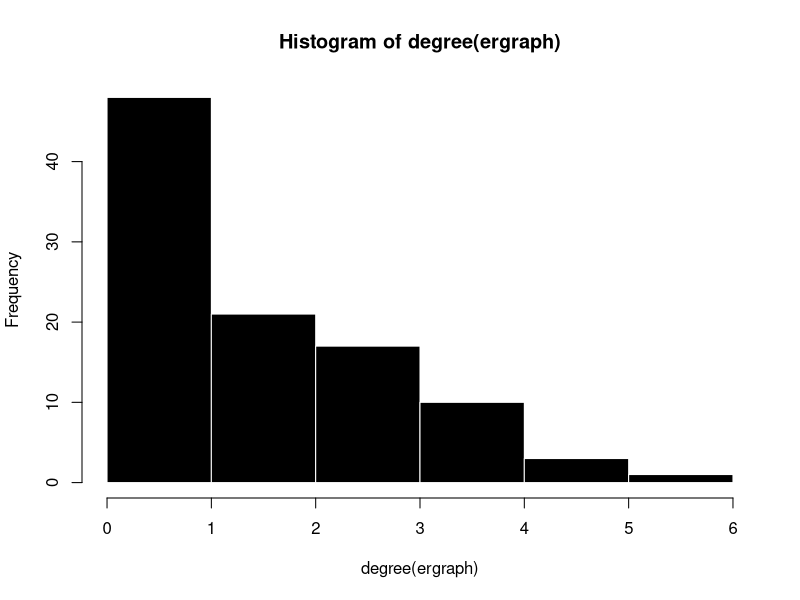
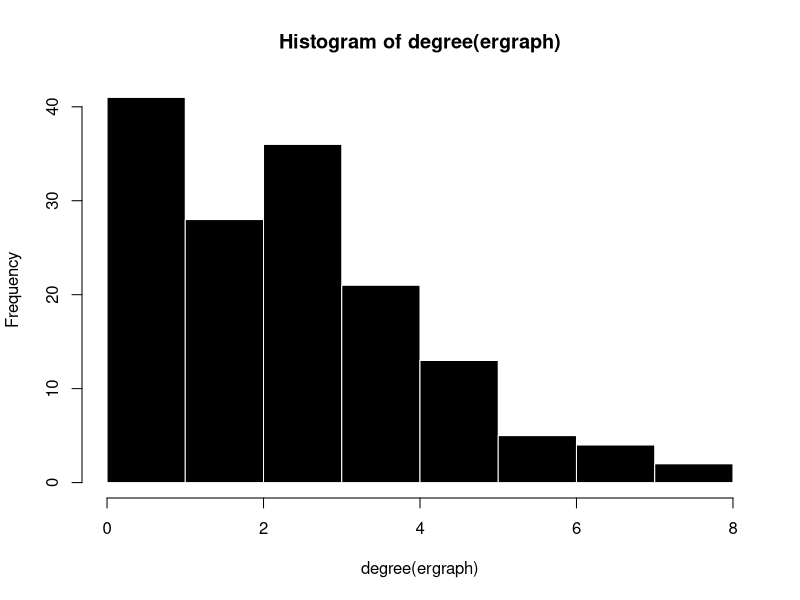
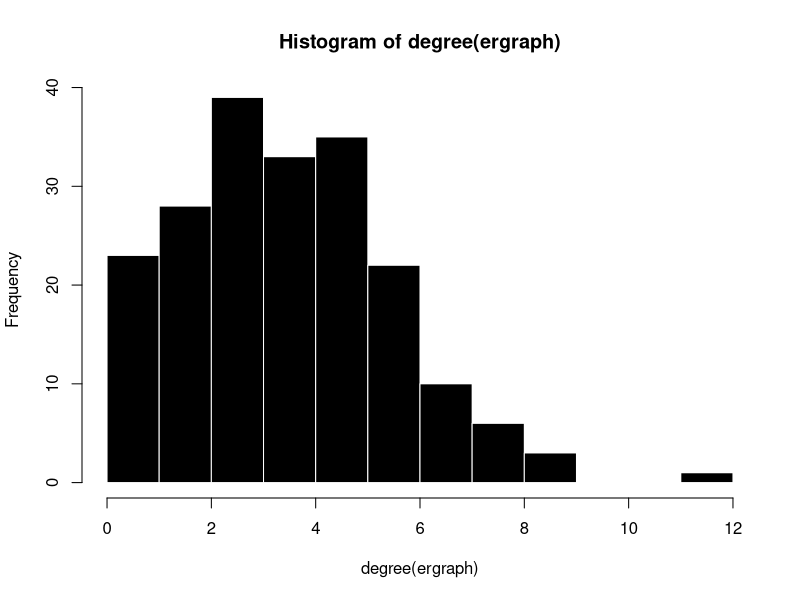
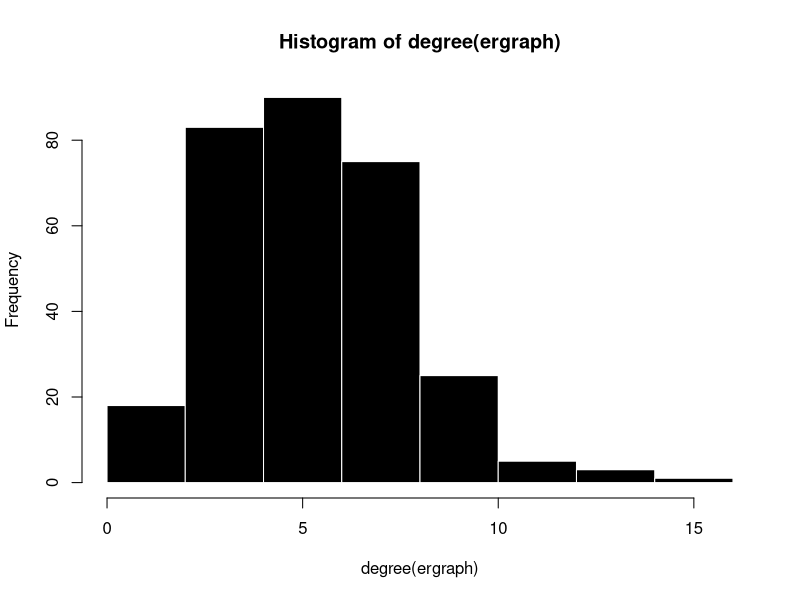
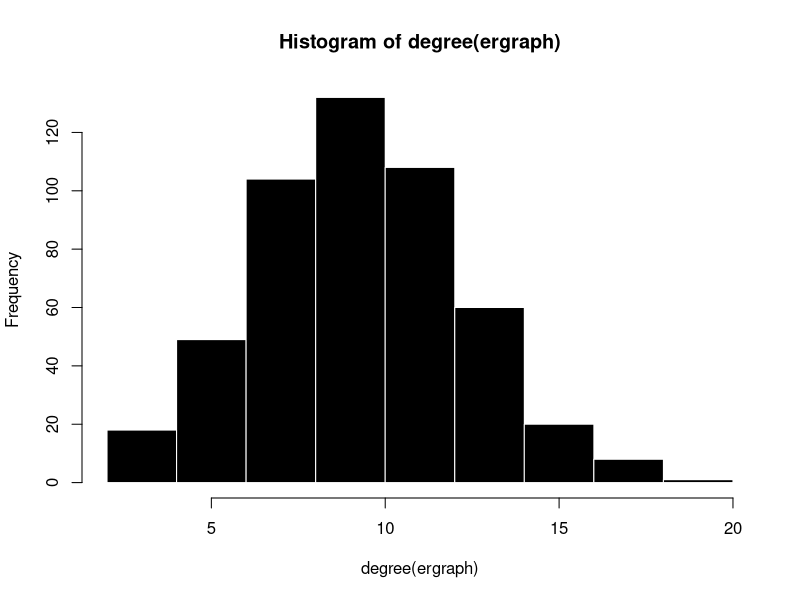
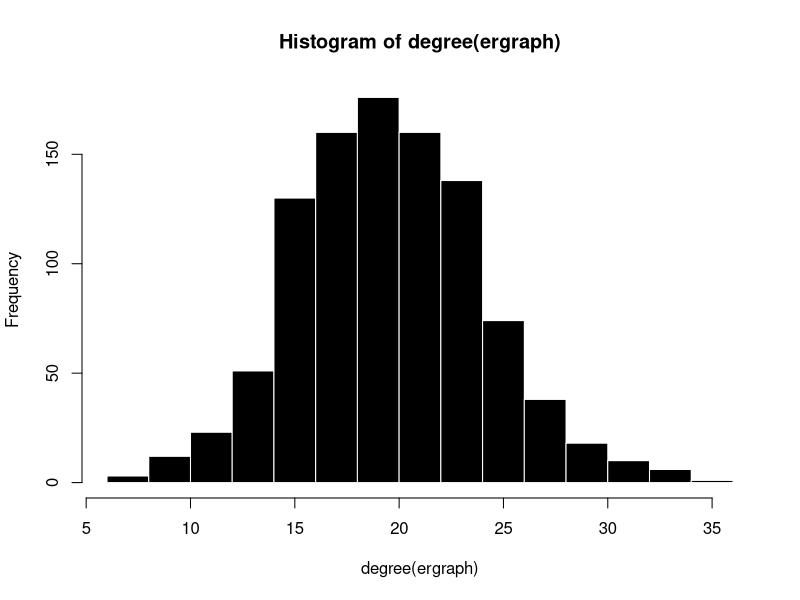
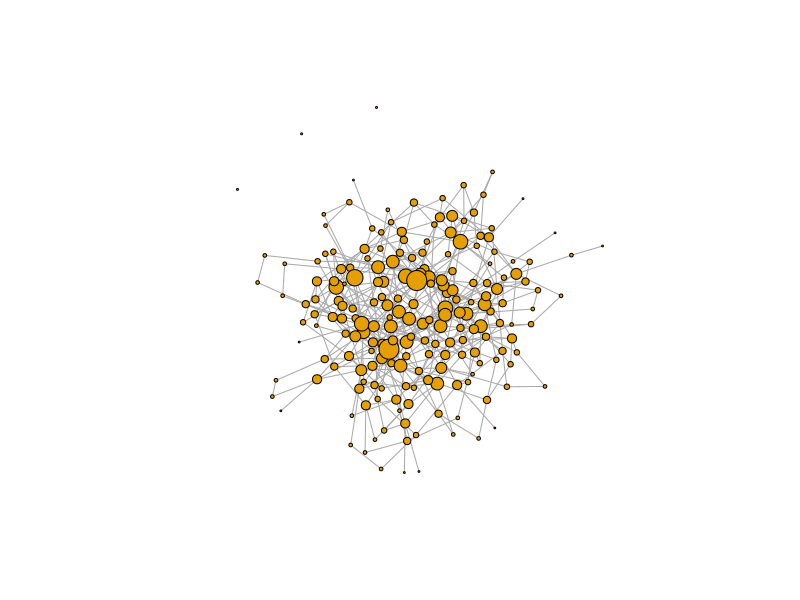
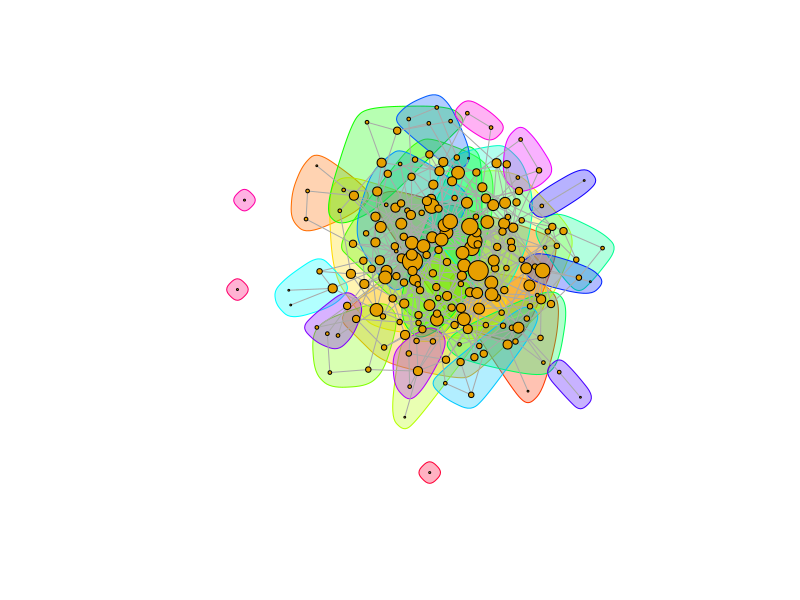

Source code (R) for these figures, in order:
# load library
library(igraph)
# generate random networks with different number of nodes but 
# the same probability to connect two different nodes in the 
# network and look at the degree distribution
set.seed(0306)
ergraph <- erdos.renyi.game(100, 0.02)
hist(degree(ergraph), border = F, col = "black")
summary(ergraph)
components(ergraph)

ergraph <- erdos.renyi.game(150, 0.02)
hist(degree(ergraph), border = F, col = "black")
summary(ergraph)
components(ergraph)

ergraph <- erdos.renyi.game(200, 0.02)
hist(degree(ergraph), border = F, col = "black")
summary(ergraph)
components(ergraph)

ergraph <- erdos.renyi.game(300, 0.02)
hist(degree(ergraph), border = F, col = "black")
summary(ergraph)
components(ergraph)


ergraph <- erdos.renyi.game(500, 0.02)
hist(degree(ergraph), border = F, col = "black")
summary(ergraph)
components(ergraph)


ergraph <- erdos.renyi.game(1000, 0.02)
hist(degree(ergraph), border = F, col = "black")
summary(ergraph)
components(ergraph)

## the degree distribution is binomial distribution
## if p is small can use poisson distribution as approximation
## if n is also larger can further use normal distribution as approximation
ergraph <- erdos.renyi.game(200, 0.02)
plot.igraph(ergraph, vertex.size = degree(ergraph), vertex.label = NA)
groups <- cluster_walktrap(ergraph)
plot.igraph(ergraph, vertex.size = degree(ergraph), mark.groups = groups, vertex.label = NA)
# not much a sub-structure within the graph, since it is a random graph 
